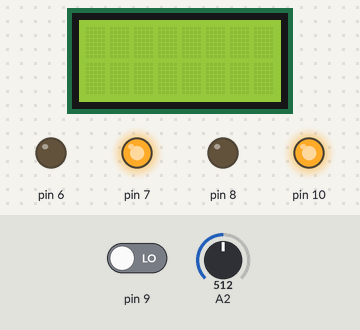
This sketch was run on a simulated Arduino Uno, built with avr-gcc and run on an emulated ATmega328P. Shown: 8×2 character LCD, output pins drawn as LEDs (lit = HIGH). Inputs (shaded band) come from the test bench; at power-on: pin 9 LOW, A2 = 512.

Above: at 2.2 s.
2.3 s: pin 9 driven HIGH
At 3.5 s:
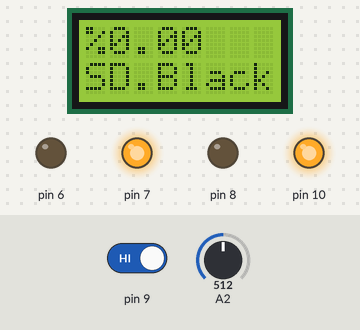
3.8 s: A2 set to 559
6.8 s: A2 set to 577
At 8.6 s:
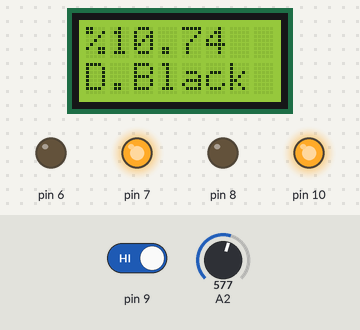
9.8 s: A2 set to 716
At 12.3 s:
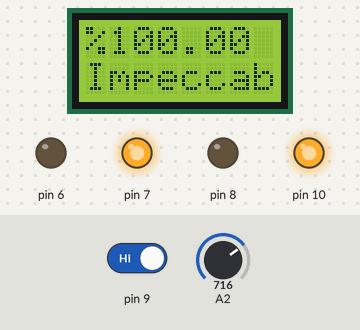
12.8 s: A2 set to 667
At 14.7 s:
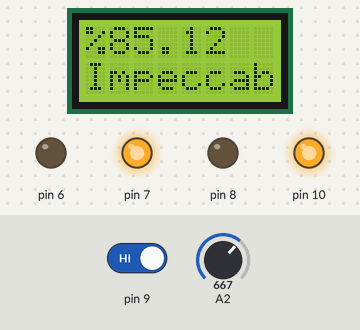
15.8 s: A2 set to 633
At 18.4 s:
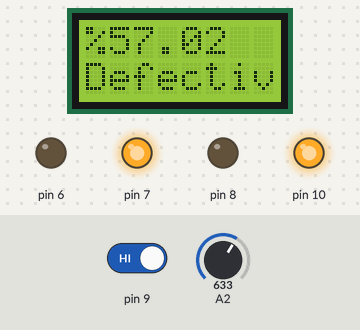
Timing chart, 0 to 19.8 s (numbered marks = the images above; inputs shaded):
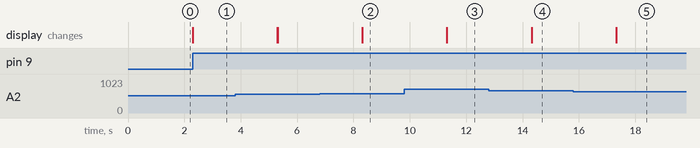

Measured:
- the behaviour switches between 570 and 571 on A2 (found by bisection; images 1 and 2)
- the behaviour switches between 649 and 648 on A2 (found by bisection; images 4 and 5)
- after the input at 2.3 s, the display: changes at once (image 1)
- after the input at 6.8 s, the display: first differs from a run without the input after 1.5 s (image 2)
- after the input at 9.8 s, the display: first differs from a run without the input after 1.5 s (image 3)
- after the input at 12.8 s, the display: first differs from a run without the input after 1.5 s (image 4)
- after the input at 15.8 s, the display: first differs from a run without the input after 1.5 s (image 5)

The sketch:

Film_Olcme.ino
```cpp
#include <QTRSensors.h>
#include <LiquidCrystal.h>
LiquidCrystal lcd(12, 11, 5, 4, 3, 2);

void setup()
{
  lcd.begin(8, 2);
  lcd.clear();
  lcd.setCursor(0,0);
  pinMode(A2, INPUT);
  pinMode(9, INPUT);
  pinMode(10, OUTPUT);
  pinMode(8, OUTPUT);
  pinMode(6, OUTPUT);
  pinMode(7, OUTPUT);
  digitalWrite(8, LOW);
  digitalWrite(6, LOW);
  digitalWrite(7, HIGH);
   digitalWrite(10, HIGH);
  delay(1000);
}

void loop()
{

  if(digitalRead(9) == HIGH)
  {
  float result = (analogRead(A2)-564)/1.21;
  if(result < 0) result=0;
  if(result > 100) result=100;
  lcd.print(String("%") + String(result));
  if(result<5.01)
  {lcd.setCursor(0,1);
    lcd.print("SD.Black");}
  else if(result<20.01)
  {lcd.setCursor(0,1);
    lcd.print("D.Black");}
  else if(result<35.01)
  {lcd.setCursor(0,1);
    lcd.print("Black");}
  else if(result<50.01)
  {lcd.setCursor(0,1);
    lcd.print("L.Black");}
  else if(result<70.01)
  {lcd.setCursor(0,1);
    lcd.print("Defective");}
  else
  {lcd.setCursor(0,1);
    lcd.print("Impeccable");}
  delay(3000);
  lcd.clear();
  lcd.setCursor(0,0);
  }

}
```
